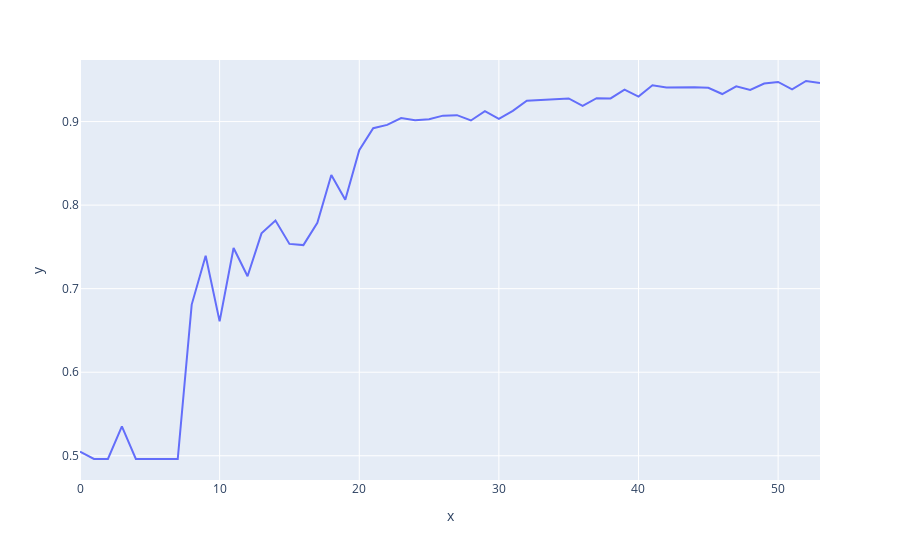

Source (notebook cell):
### Code cell
#accuracy #per_client_batch_size: 100
print(acc_array)
fig = px.line(y=acc_array)
fig.show()

### Figure 1 — Plotly figure (JSON) as saved in the notebook; plotly's stock layout.template omitted (floating-point values rounded to 4 significant figures)
{"data": [{"hovertemplate": "x=%{x}<br>y=%{y}<extra></extra>", "legendgroup": "", "line": {"color": "#636efa", "dash": "solid"}, "mode": "lines", "name": "", "orientation": "v", "showlegend": false, "type": "scatter", "x": [0, 1, 2, 3, 4, 5, 6, 7, 8, 9, 10, 11, 12, 13, 14, 15, 16, 17, 18, 19, 20, 21, 22, 23, 24, 25, 26, 27, 28, 29, 30, 31, 32, 33, 34, 35, 36, 37, 38, 39, 40, 41, 42, 43, 44, 45, 46, 47, 48, 49, 50, 51, 52, 53], "xaxis": "x", "y": [0.5048, 0.4961, 0.4961, 0.535, 0.4961, 0.4961, 0.4961, 0.4961, 0.681, 0.7395, 0.6609, 0.7487, 0.7148, 0.7663, 0.7816, 0.7536, 0.7521, 0.7787, 0.8361, 0.8064, 0.8658, 0.8921, 0.8961, 0.9042, 0.9017, 0.9028, 0.9071, 0.9077, 0.9013, 0.9125, 0.9033, 0.9129, 0.925, 0.9261, 0.927, 0.9278, 0.9189, 0.9279, 0.9278, 0.9383, 0.9299, 0.9435, 0.9408, 0.941, 0.941, 0.9404, 0.933, 0.9422, 0.9379, 0.9455, 0.9475, 0.9386, 0.9486, 0.946], "yaxis": "y"}], "layout": {"legend": {"tracegroupgap": 0}, "margin": {"t": 60}, "xaxis": {"anchor": "y", "domain": [0, 1], "title": {"text": "x"}}, "yaxis": {"anchor": "x", "domain": [0, 1], "title": {"text": "y"}}}}
